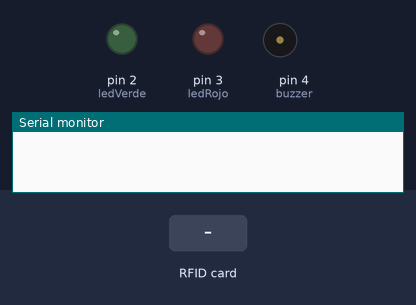
Simulated run of this sketch. Board: Arduino Uno, built with avr-gcc and run on an emulated ATmega328P. Shown: output pins drawn as LEDs (lit = HIGH), buzzer (waves = sounding), the last lines printed to the serial monitor. The inputs (shaded band) are chosen by the test bench. Pins used as bus, display or sensor lines are not drawn.

Above: at 1.2 s.
1.3 s: RFID card B3 93 D8 24 held to the reader
At 2.2 s:
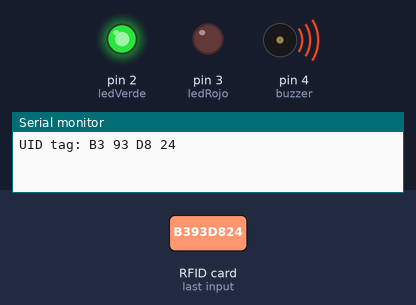
Timing chart, 0 to 6.8 s (numbered marks = the images above; inputs shaded):
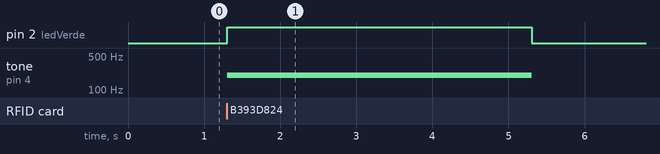

Measured:
- after the input at 1.3 s, pin 2 (ledVerde): LOW → HIGH at once, → LOW 4.0 s later; tone on pin 4 (buzzer): silent → 200 Hz at once, → silent 4.0 s later

The sketch:

Practica_4_bim_3.ino
```cpp
#include <SPI.h>
#include <MFRC522.h>

#define SS_PIN 10
#define RST_PIN 9
MFRC522 mfrc522(SS_PIN, RST_PIN);

int ledVerde = 2;
int ledRojo = 3;
int buzzer = 4;

byte uidcorrecto[] = {0xB3, 0x93, 0xD8, 0x24};

void setup() {
  pinMode(ledVerde, OUTPUT);
  pinMode(ledRojo, OUTPUT);
  pinMode(buzzer, OUTPUT);
  Serial.begin(9600);
  SPI.begin();
  mfrc522.PCD_Init();
}

void loop() {

  if (!mfrc522.PICC_IsNewCardPresent()) {
    return;
  }

  if (!mfrc522.PICC_ReadCardSerial()) {
    return;
  }

  Serial.print("UID tag: ");
  byte uidSize = mfrc522.uid.size;
  for (byte i = 0; i < uidSize; i++) {
    if (mfrc522.uid.uidByte[i] < 0x10) {
      Serial.print('0');
    }
    Serial.print(mfrc522.uid.uidByte[i], HEX);
    Serial.print(" ");
  }
  Serial.println();

  bool tagCorrecto = true;
  if (uidSize != sizeof(uidcorrecto)) {
    tagCorrecto = false;
  } else {
    for (byte i = 0; i < uidSize; i++) {
      if (mfrc522.uid.uidByte[i] != uidcorrecto[i]) {
        tagCorrecto = false;
        break;
      }
    }
  }

  if (tagCorrecto) {
    digitalWrite(ledVerde, HIGH);
    tone(buzzer, 200);
    delay(4000);
    digitalWrite(ledVerde, LOW);
    noTone(buzzer);
  } else {
    digitalWrite(ledRojo, HIGH);
    tone(buzzer, 400);
    delay(1000);
    digitalWrite(ledRojo, LOW);
    noTone(buzzer);
  }
  delay(1000);
}
```
